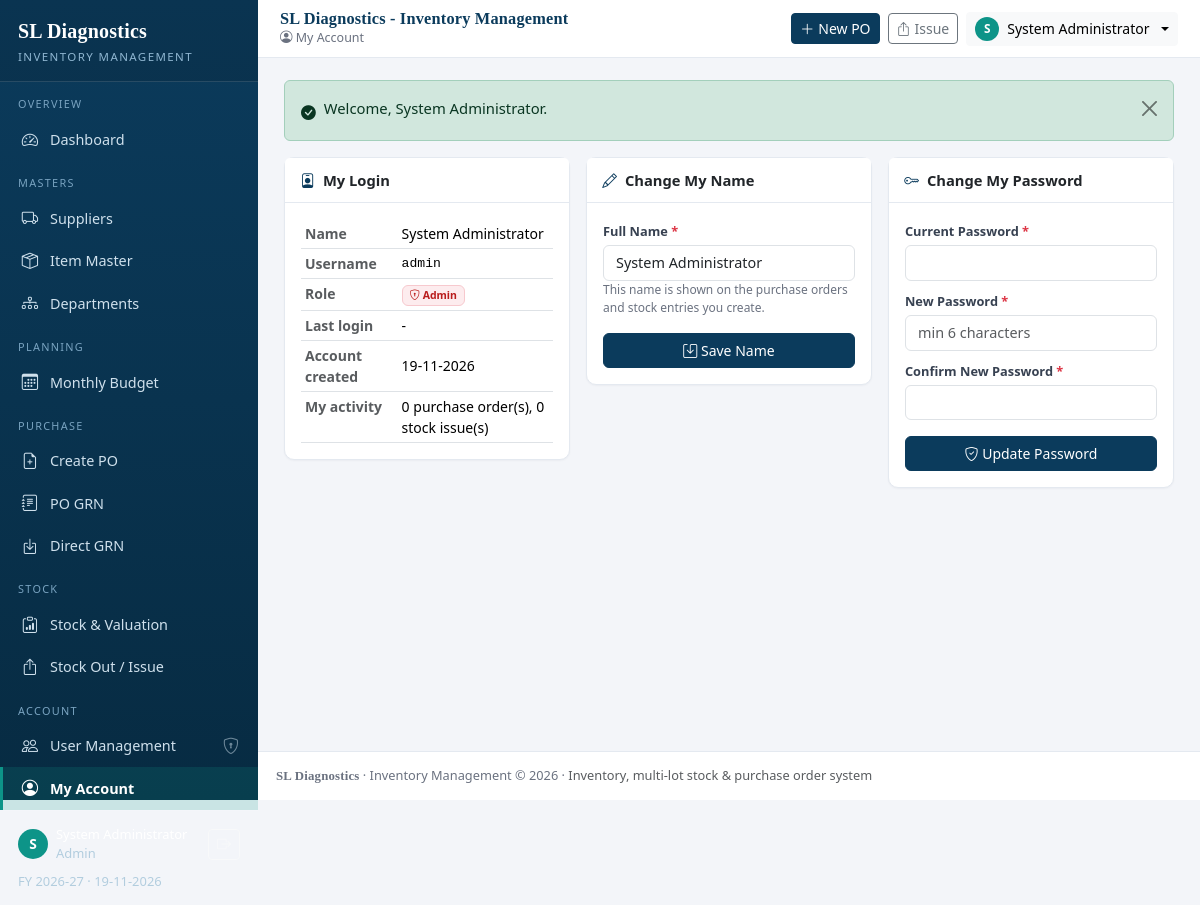
The app's page /profile.php (signed in) with its own data.
### tables this page shows
CREATE TABLE `users` (
  `id`            INT UNSIGNED NOT NULL AUTO_INCREMENT,
  `full_name`     VARCHAR(120) NOT NULL,
  `username`      VARCHAR(60)  NOT NULL,
  `password_hash` VARCHAR(255) NOT NULL,
  `role`          ENUM('Admin','User') NOT NULL DEFAULT 'User',
  `is_active`     TINYINT(1)   NOT NULL DEFAULT 1,
  `last_login`    DATETIME     DEFAULT NULL,
  `created_by`    INT UNSIGNED DEFAULT NULL,
  `created_at`    TIMESTAMP    NOT NULL DEFAULT CURRENT_TIMESTAMP,
  PRIMARY KEY (`id`),
  UNIQUE KEY `uq_username` (`username`),
  KEY `idx_user_role`   (`role`),
  KEY `idx_user_active` (`is_active`),
  KEY `idx_user_author` (`created_by`),
  CONSTRAINT `fk_user_creator` FOREIGN KEY (`created_by`)
      REFERENCES `users` (`id`) ON DELETE SET NULL ON UPDATE CASCADE
);

### profile.php (the view, shortened to what this page needs)
<?php
require_once __DIR__ . '/db.php';
$st = $pdo->prepare('SELECT u.*, c.full_name AS created_by_name
                     FROM users u LEFT JOIN users c ON c.id = u.created_by
                     WHERE u.id = ?');
$st->execute([user_id()]);
$me = $st->fetch();
$myPO  = (int)scalar($pdo, 'SELECT COUNT(*) FROM purchase_orders WHERE created_by = ?', [user_id()]);
$myOut = (int)scalar($pdo, 'SELECT COUNT(*) FROM stock_out WHERE issued_by = ?', [user_id()]);
require __DIR__ . '/includes/header.php';
?>
<div class="row g-3">
  <div class="col-12 col-lg-4">
    <div class="card">
      <div class="card-header"><i class="bi bi-person-badge"></i> My Login</div>
      <div class="card-body">
        <table class="table table-sm mb-0">
          <tr><th class="text-muted">Name</th><td><?= h($me['full_name']) ?></td></tr>
          <tr><th class="text-muted">Username</th><td class="mono"><?= h($me['username']) ?></td></tr>
          <tr><th class="text-muted">Role</th><td><?= role_badge($me['role']) ?></td></tr>
          <tr><th class="text-muted">Last login</th>
              <td><?= $me['last_login'] ? h(date('d-m-Y H:i', strtotime((string)$me['last_login']))) : '-' ?></td></tr>
          <tr><th class="text-muted">Account created</th><td><?= dmy(substr((string)$me['created_at'], 0, 10)) ?></td></tr>
          <tr><th class="text-muted">My activity</th>
              <td><?= $myPO ?> purchase order(s), <?= $myOut ?> stock issue(s)</td></tr>
        </table>
      </div>
    </div>
  </div>
  <div class="col-12 col-lg-4">
    <div class="card">
      <div class="card-header"><i class="bi bi-pencil"></i> Change My Name</div>
      <div class="card-body">
        <form method="post">
          <div class="mb-3">
            <label class="form-label req">Full Name</label>
            <input type="text" name="full_name" class="form-control" maxlength="120" required
                   value="<?= h($me['full_name']) ?>">
            <div class="help">This name is shown on the purchase orders and stock entries you create.</div>
          </div>
          <button class="btn btn-primary w-100"><i class="bi bi-save"></i> Save Name</button>
        </form>
      </div>
    </div>
  </div>
  <div class="col-12 col-lg-4">
    <div class="card">
      <div class="card-header"><i class="bi bi-key"></i> Change My Password</div>
      <div class="card-body">
        <form method="post" autocomplete="off">
          <div class="mb-2">
            <label class="form-label req">Current Password</label>
            <input type="password" name="current_password" class="form-control" required maxlength="190">
          </div>
          <div class="mb-2">
            <label class="form-label req">New Password</label>
            <input type="password" name="new_password" class="form-control" required maxlength="190"
                   placeholder="min 6 characters">
          </div>
          <div class="mb-3">
            <label class="form-label req">Confirm New Password</label>
            <input type="password" name="new_password2" class="form-control" required maxlength="190">
          </div>
          <button class="btn btn-primary w-100"><i class="bi bi-shield-check"></i> Update Password</button>
        </form>
      </div>
    </div>
  </div>
</div>
<?php require __DIR__ . '/includes/footer.php'; ?>

### includes/auth.php (shortened to what this page needs)
<?php
function user_id(): int
{
    return (int)($_SESSION['user']['id'] ?? 0);
}
function role_badge(?string $role): string
{
    $role = (string)$role;
    $css  = $role === 'Admin' ? 'badge-soft-danger' : 'badge-soft-secondary';
    $icon = $role === 'Admin' ? 'bi-shield-lock' : 'bi-person';
    return '<span class="badge ' . $css . '"><i class="bi ' . $icon . '"></i> ' . h($role ?: 'User') . '</span>';
}

### assets/css/style.css (style rules this page uses)
:root { --sl-navy:#0b3b5c; --sl-navy-dark:#072b42; --sl-navy-soft:#12557f; --sl-accent:#0d9488; --sl-bg:#f3f5f9; --sl-card:#ffffff; --sl-border:#e4e9f0; --sl-ink:#1f2937; --sl-muted:#6b7280; --sl-sidebar-w:258px; --bs-primary:#0b3b5c; }
* { -webkit-tap-highlight-color: transparent; }
body { background:var(--sl-bg); color:var(--sl-ink); font-size:.925rem; font-family:system-ui,-apple-system,"Segoe UI",Roboto,"Helvetica Neue",Arial,sans-serif; }
.card { border:1px solid var(--sl-border); border-radius:10px; box-shadow:0 1px 2px rgba(16,24,40,.04); }
.card-header { background:#fff; border-bottom:1px solid var(--sl-border); font-weight:600; font-size:.92rem; padding:.7rem .95rem; display:flex; align-items:center; gap:.5rem; flex-wrap:wrap; }
.card-header .bi { color:var(--sl-navy); }
.table { font-size:.875rem; margin-bottom:0; }
.table > tbody > tr > td { vertical-align:middle; }
.mono { font-family:ui-monospace,SFMono-Regular,Menlo,Consolas,monospace; font-size:.82rem; }
.form-label { font-size:.8rem; font-weight:600; color:#374151; margin-bottom:.25rem; }
.form-control, .form-select { font-size:.9rem; }
.req::after { content:" *"; color:#dc3545; }
.btn { font-size:.875rem; }
.btn-primary { background-color:var(--sl-navy); border-color:var(--sl-navy); }
.badge-soft-danger { background:#fdecee; color:#b91c1c; border:1px solid #f7c9ce; }
.help { font-size:.75rem; color:var(--sl-muted); }

### records on screen
users: full_name "System Administrator", username "admin", role "Admin", created_at "19-11-2026"

### other values on screen
APP_BRAND "SL Diagnostics"
APP_TAGLINE "INVENTORY MANAGEMENT"
$group "OVERVIEW"
$l['label'] "Dashboard"
$group "MASTERS"
$l['label'] "Suppliers"
$l['label'] "Item Master"
$l['label'] "Departments"
$group "PLANNING"
$l['label'] "Monthly Budget"
$group "PURCHASE"
$l['label'] "Create PO"
$l['label'] "PO GRN"
$l['label'] "Direct GRN"
$group "STOCK"
